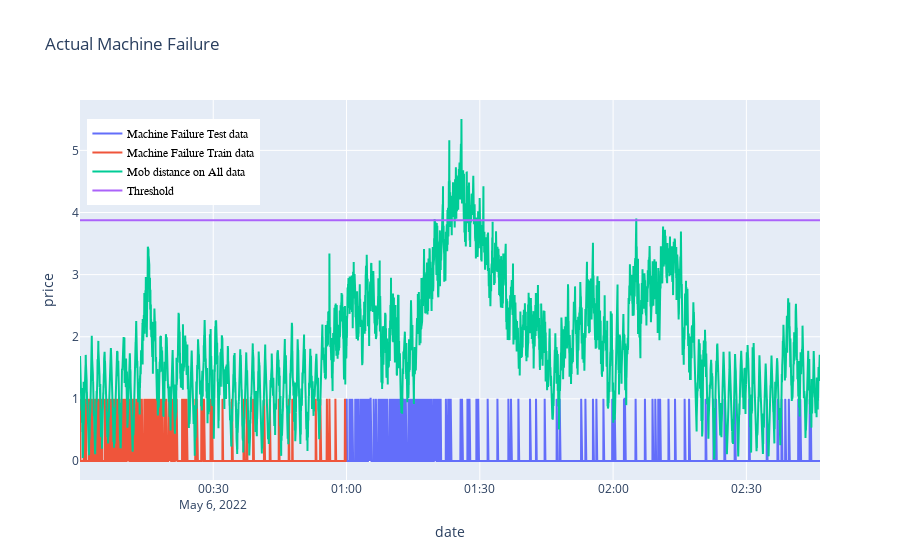

The code cell stored with this chart in its notebook:
### Code cell
import plotly.graph_objects as go

fig = go.Figure()
fig.add_trace(go.Scatter(
    name="Machine Failure Test data",
    mode="lines", x=dataset_test.index, y=df[-6000:]["Machine failure"]
))

fig.add_trace(go.Scatter(
    name="Machine Failure Train data",
    mode="lines", x=dataset_train.index, y=df[-6000:]["Machine failure"]
))

fig.add_trace(go.Scatter(
    name="Mob distance on All data",
    mode="lines", x=anomaly_alldata.index, y=anomaly_alldata["Mob dist"]
))

fig.add_trace(go.Scatter(
    name="Threshold",
    mode="lines", x=anomaly_alldata.index, y=anomaly_alldata["Thresh"]
))

fig.update_layout(title_text="Actual Machine Failure")
fig.update_layout(
    legend=dict(
        x=0.01,
        y=0.95,
        traceorder="normal",
        font=dict(
            family="sans-serif",
            size=12,
            color="black"
        ),
    )
)
fig.update_xaxes(title_text="date")
fig.update_yaxes(title_text="price")
fig.show()

### Figure 1 — Plotly figure (JSON) as saved in the notebook; plotly's stock layout.template omitted (floating-point values rounded to 4 significant figures; data arrays with more than 128 entries replaced by an {"elided": "..."} marker saying what was removed)
{"data": [{"mode": "lines", "name": "Machine Failure Test data", "type": "scatter", "x": {"elided": "3835 str values"}, "y": {"elided": "6000 int values"}}, {"mode": "lines", "name": "Machine Failure Train data", "type": "scatter", "x": {"elided": "2166 str values"}, "y": {"elided": "6000 int values"}}, {"mode": "lines", "name": "Mob distance on All data", "type": "scatter", "x": {"elided": "6001 str values"}, "y": {"elided": "6001 float values"}}, {"mode": "lines", "name": "Threshold", "type": "scatter", "x": {"elided": "6001 str values"}, "y": {"elided": "6001 float values"}}], "layout": {"legend": {"font": {"color": "black", "family": "sans-serif", "size": 12}, "traceorder": "normal", "x": 0.01, "y": 0.95}, "title": {"text": "Actual Machine Failure"}, "xaxis": {"title": {"text": "date"}}, "yaxis": {"title": {"text": "price"}}}}
